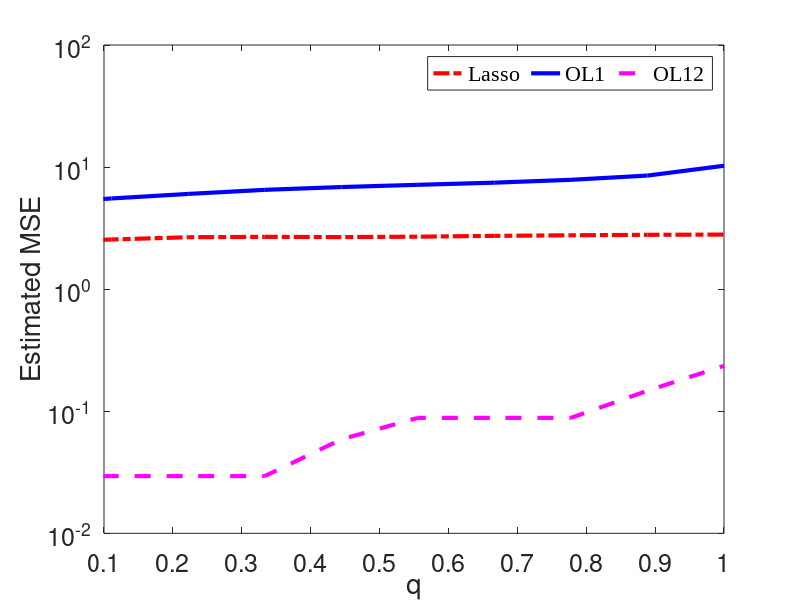

MATLAB code for this plot:
f = figure('Color', 'white');
%set(gca,'Fontsize',18);
%clf; 
%L1data = load('data/L1-lasso_q.txt');
%OL1data = load('data/OL1-q.txt');
%L2data = load('data/L2_q.txt');
%OL2data = load('data/OL2-q.txt');
L1data = load('data/peLasso_q.txt');
OL1data = load('data/peOL1_q.txt');
OL12data = load('data/peOL12_q.txt');

x = linspace(0,1,10);
plot(x,L1data,'r-.','MarkerSize', 10, 'LineWidth', 3);
hold on
plot(x,OL1data,'b-','MarkerSize', 10, 'LineWidth', 3);
hold on
plot(x,OL12data,'m--','MarkerSize', 10, 'LineWidth', 3);
hold off;
xlim([0.1,1.0]);
set(gca,'XTick',(0:0.1:10));
set(gca,'YScale','log');
xlabel('q','Fontsize',18); 
ylabel('Estimated MSE','Fontsize',18);
% Create axes
legend1 = legend('Lasso','OL1','OL12','Orientation','horizontal');
set(legend1,'FontSize',18,'FontName','Times New Roman');
set(gca,'FontSize',18);

%title('q = 0.4');
%print('E:\Deep Learning\Research\Paper Writting\graphs\AvgMse_q.png','-dpng','-r900');
%print('E:\Deep Learning\Research\Paper Writting\graphs\AvgMse_q.eps','-depsc2','-r900');

